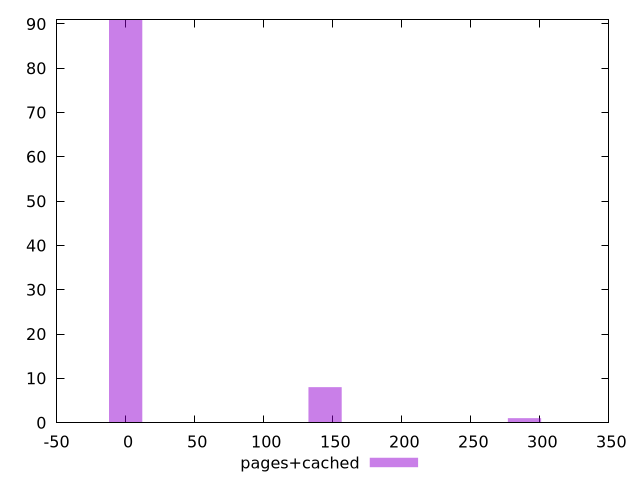

Generate this figure with gnuplot:
$_pagesCached <<EOF
288.88199463924104 1
144.44099731962052 8
0 91
EOF
set key outside below
set terminal pngcairo
set output "report_00005_2020-11-02T22-26-11.212Z/unminified-css/pages+cached//raw_hist.png"
set yrange [0:91]
set boxwidth 24.07349955327009
set style fill transparent solid 0.5 noborder
plot $_pagesCached title "pages+cached" with boxes ,
